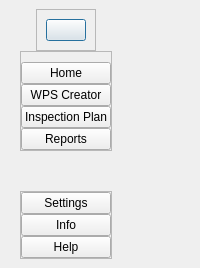
     <widget class="QWidget" name="MenuContainer" native="true">
      <property name="sizePolicy">
       <sizepolicy hsizetype="Minimum" vsizetype="Preferred">
        <horstretch>0</horstretch>
        <verstretch>0</verstretch>
       </sizepolicy>
      </property>
      <property name="minimumSize">
       <size>
        <width>0</width>
        <height>0</height>
       </size>
      </property>
      <layout class="QHBoxLayout" name="horizontalLayout_13">
       <property name="spacing">
        <number>5</number>
       </property>
       <property name="topMargin">
        <number>0</number>
       </property>
       <property name="rightMargin">
        <number>0</number>
       </property>
       <property name="bottomMargin">
        <number>0</number>
       </property>
       <item alignment="Qt::AlignLeft">
        <widget class="QWidget" name="LeftMenuContainer" native="true">
         <property name="sizePolicy">
          <sizepolicy hsizetype="Fixed" vsizetype="Preferred">
           <horstretch>0</horstretch>
           <verstretch>0</verstretch>
          </sizepolicy>
         </property>
         <layout class="QVBoxLayout" name="verticalLayout">
          <item>
           <widget class="QWidget" name="LMenuSubContainer" native="true">
            <property name="styleSheet">
             <string notr="true">QPushButtonhover{
	background-color: rgb(255, 255, 255);
}
</string>
            </property>
            <layout class="QVBoxLayout" name="verticalLayout_2">
             <property name="spacing">
              <number>0</number>
             </property>
             <property name="leftMargin">
              <number>0</number>
             </property>
             <property name="topMargin">
              <number>0</number>
             </property>
             <property name="rightMargin">
              <number>0</number>
             </property>
             <property name="bottomMargin">
              <number>0</number>
             </property>
             <item alignment="Qt::AlignHCenter|Qt::AlignTop">
              <widget class="QFrame" name="frame">
               <property name="frameShape">
                <enum>QFrame::StyledPanel</enum>
               </property>
               <property name="frameShadow">
                <enum>QFrame::Raised</enum>
               </property>
               <layout class="QVBoxLayout" name="verticalLayout_4">
                <item alignment="Qt::AlignHCenter|Qt::AlignVCenter">
                 <widget class="QPushButton" name="MenuBtn">
                  <property name="sizePolicy">
                   <sizepolicy hsizetype="Preferred" vsizetype="Fixed">
                    <horstretch>0</horstretch>
                    <verstretch>0</verstretch>
                   </sizepolicy>
                  </property>
                  <property name="minimumSize">
                   <size>
                    <width>0</width>
                    <height>0</height>
                   </size>
                  </property>
                  <property name="sizeIncrement">
                   <size>
                    <width>0</width>
                    <height>0</height>
                   </size>
                  </property>
                  <property name="toolTip">
                   <string>Menu</string>
                  </property>
                  <property name="text">
                   <string/>
                  </property>
                  <property name="icon">
                   <iconset resource="../resources.qrc">
                    <normaloff>:/Icons/Icons/align-justify.svg</normaloff>:/Icons/Icons/align-justify.svg</iconset>
                  </property>
                  <property name="iconSize">
                   <size>
                    <width>32</width>
                    <height>32</height>
                   </size>
                  </property>
                  <property name="default">
                   <bool>true</bool>
                  </property>
                 </widget>
                </item>
               </layout>
              </widget>
             </item>
             <item>
              <widget class="QFrame" name="frame_2">
               <property name="sizePolicy">
                <sizepolicy hsizetype="Preferred" vsizetype="Preferred">
                 <horstretch>0</horstretch>
                 <verstretch>0</verstretch>
                </sizepolicy>
               </property>
               <property name="maximumSize">
                <size>
                 <width>16777215</width>
                 <height>16777215</height>
                </size>
               </property>
               <property name="sizeIncrement">
                <size>
                 <width>0</width>
                 <height>6</height>
                </size>
               </property>
               <property name="styleSheet">
                <string notr="true">QPushButtonhover{
	background-color: rgb(255, 255, 255);
}
</string>
               </property>
               <property name="frameShape">
                <enum>QFrame::StyledPanel</enum>
               </property>
               <property name="frameShadow">
                <enum>QFrame::Raised</enum>
               </property>
               <layout class="QVBoxLayout" name="verticalLayout_3">
                <property name="spacing">
                 <number>0</number>
                </property>
                <property name="leftMargin">
                 <number>0</number>
                </property>
                <property name="topMargin">
                 <number>10</number>
                </property>
                <property name="rightMargin">
                 <number>0</number>
                </property>
                <property name="bottomMargin">
                 <number>0</number>
                </property>
                <item>
                 <widget class="QPushButton" name="HomeBtn">
                  <property name="toolTip">
                   <string>Home</string>
                  </property>
                  <property name="text">
                   <string>Home</string>
                  </property>
                  <property name="icon">
                   <iconset resource="../resources.qrc">
                    <normaloff>:/Icons/Icons/home.svg</normaloff>:/Icons/Icons/home.svg</iconset>
                  </property>
                  <property name="iconSize">
                   <size>
                    <width>32</width>
                    <height>32</height>
                   </size>
                  </property>
                 </widget>
                </item>
                <item>
                 <widget class="QPushButton" name="wpsCreatorBtn">
                  <property name="toolTip">
                   <string>WPS Creator</string>
                  </property>
                  <property name="text">
                   <string>WPS Creator</string>
                  </property>
                  <property name="icon">
                   <iconset resource="../resources.qrc">
                    <normaloff>:/Icons/Icons/clipboard.svg</normaloff>:/Icons/Icons/clipboard.svg</iconset>
                  </property>
                  <property name="iconSize">
                   <size>
                    <width>32</width>
                    <height>32</height>
                   </size>
                  </property>
                 </widget>
                </item>
                <item>
                 <widget class="QPushButton" name="InspectionPlanBtn">
                  <property name="maximumSize">
                   <size>
                    <width>16777215</width>
                    <height>40</height>
                   </size>
                  </property>
                  <property name="toolTip">
                   <string>Inspection Plan</string>
                  </property>
                  <property name="text">
                   <string>Inspection Plan</string>
                  </property>
                  <property name="icon">
                   <iconset resource="../resources.qrc">
                    <normaloff>:/Icons/Icons/iconmonstr-magnifier-3.svg</normaloff>:/Icons/Icons/iconmonstr-magnifier-3.svg</iconset>
                  </property>
                  <property name="iconSize">
                   <size>
                    <width>28</width>
                    <height>28</height>
                   </size>
                  </property>
                 </widget>
                </item>
                <item>
                 <widget class="QPushButton" name="ReportsBtn">
                  <property name="toolTip">
                   <string>Reports</string>
                  </property>
                  <property name="text">
                   <string>Reports</string>
                  </property>
                  <property name="icon">
                   <iconset resource="../resources.qrc">
                    <normaloff>:/Icons/Icons/file.svg</normaloff>:/Icons/Icons/file.svg</iconset>
                  </property>
                  <property name="iconSize">
                   <size>
                    <width>32</width>
                    <height>32</height>
                   </size>
                  </property>
                 </widget>
                </item>
               </layout>
              </widget>
             </item>
             <item>
              <spacer name="verticalSpacer">
               <property name="orientation">
                <enum>Qt::Vertical</enum>
               </property>
               <property name="sizeHint" stdset="0">
                <size>
                 <width>20</width>
                 <height>40</height>
                </size>
               </property>
              </spacer>
             </item>
             <item alignment="Qt::AlignBottom">
              <widget class="QFrame" name="frame_3">
               <property name="frameShape">
                <enum>QFrame::StyledPanel</enum>
               </property>
               <property name="frameShadow">
                <enum>QFrame::Raised</enum>
               </property>
               <layout class="QVBoxLayout" name="verticalLayout_5">
                <property name="spacing">
                 <number>0</number>
                </property>
                <property name="leftMargin">
                 <number>0</number>
                </property>
                <property name="topMargin">
                 <number>0</number>
                </property>
                <property name="rightMargin">
                 <number>0</number>
                </property>
                <property name="bottomMargin">
                 <number>0</number>
                </property>
                <item>
                 <widget class="QPushButton" name="SettingsBtn">
                  <property name="toolTip">
                   <string>Settings</string>
                  </property>
                  <property name="text">
                   <string>Settings</string>
                  </property>
                  <property name="icon">
                   <iconset resource="../resources.qrc">
                    <normaloff>:/Icons/Icons/settings.svg</normaloff>:/Icons/Icons/settings.svg</iconset>
                  </property>
                  <property name="iconSize">
                   <size>
                    <width>32</width>
                    <height>32</height>
                   </size>
                  </property>
                 </widget>
                </item>
                <item>
                 <widget class="QPushButton" name="InfoBtn">
                  <property name="toolTip">
                   <string>Info</string>
                  </property>
                  <property name="text">
                   <string>Info</string>
                  </property>
                  <property name="icon">
                   <iconset resource="../resources.qrc">
                    <normaloff>:/Icons/Icons/info.svg</normaloff>:/Icons/Icons/info.svg</iconset>
                  </property>
                  <property name="iconSize">
                   <size>
                    <width>32</width>
                    <height>32</height>
                   </size>
                  </property>
                 </widget>
                </item>
                <item>
                 <widget class="QPushButton" name="HelpBtn">
                  <property name="toolTip">
                   <string>Help</string>
                  </property>
                  <property name="text">
                   <string>Help</string>
                  </property>
                  <property name="icon">
                   <iconset resource="../resources.qrc">
                    <normaloff>:/Icons/Icons/help-circle.svg</normaloff>:/Icons/Icons/help-circle.svg</iconset>
                  </property>
                  <property name="iconSize">
                   <size>
                    <width>32</width>
                    <height>32</height>
                   </size>
                  </property>
                 </widget>
                </item>
               </layout>
              </widget>
             </item>
            </layout>
           </widget>
          </item>
         </layout>
        </widget>
       </item>
       <item>
        <widget class="QWidget" name="CenterMenuContainer" native="true">
         <property name="enabled">
          <bool>true</bool>
         </property>
         <property name="sizePolicy">
          <sizepolicy hsizetype="Preferred" vsizetype="Preferred">
           <horstretch>0</horstretch>
           <verstretch>0</verstretch>
          </sizepolicy>
         </property>
         <property name="minimumSize">
          <size>
           <width>0</width>
           <height>0</height>
          </size>
         </property>
         <property name="maximumSize">
          <size>
           <width>0</width>
           <height>16777215</height>
          </size>
         </property>
         <layout class="QVBoxLayout" name="verticalLayout_6">
          <property name="leftMargin">
           <number>0</number>
          </property>
          <property name="topMargin">
           <number>0</number>
          </property>
          <property name="rightMargin">
           <number>0</number>
          </property>
          <property name="bottomMargin">
           <number>0</number>
          </property>
          <item alignment="Qt::AlignLeft">
           <widget class="QWidget" name="CenterMenuSubContainer" native="true">
            <property name="enabled">
             <bool>true</bool>
            </property>
            <property name="sizePolicy">
             <sizepolicy hsizetype="Expanding" vsizetype="Preferred">
              <horstretch>0</horstretch>
              <verstretch>0</verstretch>
             </sizepolicy>
            </property>
            <property name="minimumSize">
             <size>
              <width>300</width>
              <height>0</height>
             </size>
            </property>
            <layout class="QVBoxLayout" name="verticalLayout_7">
             <property name="spacing">
              <number>0</number>
             </property>
             <property name="leftMargin">
              <number>0</number>
             </property>
             <property name="topMargin">
              <number>0</number>
             </property>
             <property name="rightMargin">
              <number>0</number>
             </property>
             <property name="bottomMargin">
              <number>0</number>
             </property>
             <item alignment="Qt::AlignTop">
              <widget class="QFrame" name="frame_4">
               <property name="frameShape">
                <enum>QFrame::StyledPanel</enum>
               </property>
               <property name="frameShadow">
                <enum>QFrame::Raised</enum>
               </property>
               <layout class="QHBoxLayout" name="horizontalLayout_2">
                <item>
                 <widget class="QLabel" name="label">
                  <property name="text">
                   <string>&lt;html&gt;&lt;head/&gt;&lt;body&gt;&lt;p&gt;&lt;span style=&quot; font-size:12pt; font-weight:600;&quot;&gt;More Menu&lt;/span&gt;&lt;/p&gt;&lt;/body&gt;&lt;/html&gt;</string>
                  </property>
                  <property name="textFormat">
                   <enum>Qt::AutoText</enum>
                  </property>
                 </widget>
                </item>
                <item alignment="Qt::AlignRight">
                 <widget class="QPushButton" name="pushButton">
                  <property name="sizePolicy">
                   <sizepolicy hsizetype="Preferred" vsizetype="Fixed">
                    <horstretch>0</horstretch>
                    <verstretch>0</verstretch>
                   </sizepolicy>
                  </property>
                  <property name="text">
                   <string/>
                  </property>
                  <property name="icon">
                   <iconset resource="../resources.qrc">
                    <normaloff>:/Icons/Icons/x-circle.svg</normaloff>:/Icons/Icons/x-circle.svg</iconset>
                  </property>
                  <property name="iconSize">
                   <size>
                    <width>24</width>
                    <height>24</height>
                   </size>
                  </property>
                 </widget>
                </item>
               </layout>
              </widget>
             </item>
             <item>
              <widget class="QStackedWidget" name="stackedWidget">
               <property name="currentIndex">
                <number>1</number>
               </property>
               <widget class="QWidget" name="page">
                <layout class="QVBoxLayout" name="verticalLayout_8">
                 <item>
                  <widget class="QLabel" name="label_2">
                   <property name="font">
                    <font>
                     <family>MS Shell Dlg 2</family>
                     <pointsize>16</pointsize>
                     <weight>75</weight>
                     <bold>true</bold>
                    </font>
                   </property>
                   <property name="text">
                    <string>Settings</string>
                   </property>
                   <property name="alignment">
                    <set>Qt::AlignCenter</set>
                   </property>
                  </widget>
                 </item>
                </layout>
               </widget>
               <widget class="QWidget" name="page_2">
                <layout class="QHBoxLayout" name="horizontalLayout_3">
                 <item>
                  <widget class="QLabel" name="label_3">
                   <property name="font">
                    <font>
                     <pointsize>16</pointsize>
                     <weight>75</weight>
                     <bold>true</bold>
                    </font>
                   </property>
                   <property name="text">
                    <string>Information</string>
                   </property>
                   <property name="alignment">
                    <set>Qt::AlignCenter</set>
                   </property>
                  </widget>
                 </item>
                </layout>
               </widget>
               <widget class="QWidget" name="page_3">
                <layout class="QHBoxLayout" name="horizontalLayout_4">
                 <item>
                  <widget class="QLabel" name="label_4">
                   <property name="font">
                    <font>
                     <pointsize>16</pointsize>
                     <weight>75</weight>
                     <bold>true</bold>
                    </font>
                   </property>
                   <property name="text">
                    <string>Help</string>
                   </property>
                   <property name="alignment">
                    <set>Qt::AlignCenter</set>
                   </property>
                  </widget>
                 </item>
                </layout>
               </widget>
              </widget>
             </item>
            </layout>
           </widget>
          </item>
         </layout>
        </widget>
       </item>
      </layout>
     </widget>
